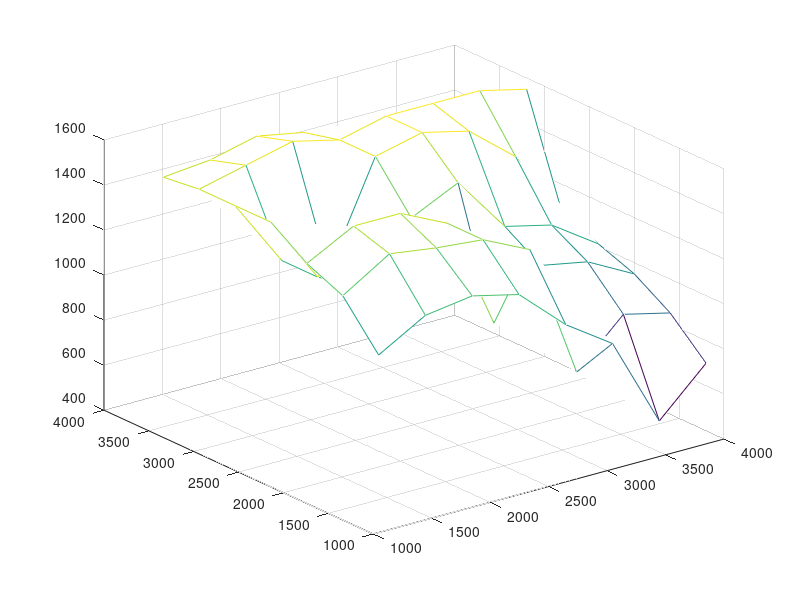

Recreate this plot in MATLAB.
x = 1200:400:4000;
y = 1200:400:3600;
z = [1130 1250 1280 1230 1040 900 500 700;...
1320 1450 1420 1400 1300 700 900 850;...
1390 1500 1500 1400 900 1100 1060 950;...
1500 1200 1100 1350 1450 1200 1150 1010;...
1500 1200 1100 1550 1600 1550 1380 1070;...
1500 1550 1600 1550 1600 1600 1600 1550;...
1480 1500 1550 1510 1430 1300 1200 980];
[X,Y] = meshgrid(x,y);
mesh(x,y,z)